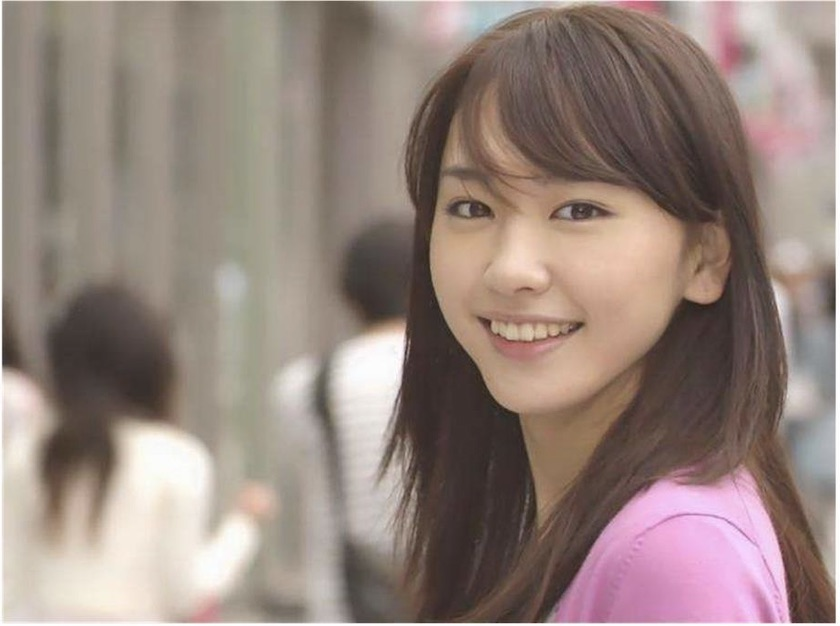
#> input picture YuePan_Project2/raw.jpg, 840 x 626 px, found by its file name
$ python pythonImafingLibrary.py
#> lines starting #> are read from the running program, lines starting #| are printed output that depends on the picture
from PIL import Image

#Example one - basic skills
# open a jpg image
img = Image.open('/Users/nina/Desktop/CPS3320desktop/raw.jpg')
#> img is the input picture: PIL image 840x626 RGB; mean R, G, B 149.9, 133.1, 125.6

#show the original size
print (img.size)
#| (840, 626)

# Reduce the image by 50%
w, h = img.size
#> w = 840; h = 626

img.thumbnail((w//2, h//2))
#> img: PIL image 420x313 RGB


# Save the smaller image
img.save('/Users/nina/Desktop/CPS3320desktop/rawsmall.jpg', 'jpeg')

#show the information of the latest image
print (img.size) # the size of the image
#| (420, 313)
print (img.mode) # the mode of the image
#| RGB
print (img.format)  # the format of the image
#| JPEG

# change the mode to "L" and save it in jpeg mode
print (img.mode)
#| RGB
rgb2xyz = (0.412453,0.357580, 0.180423, 0,0.212671,0.715160, 0.072169, 0,0.019334,0.119193, 0.950227, 0 )
new_img1 = img.convert("L", rgb2xyz)
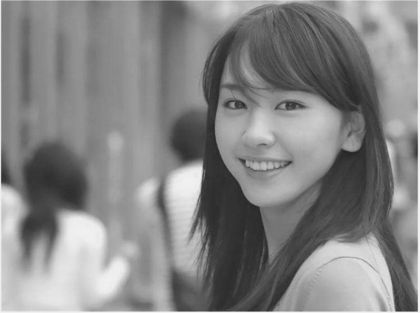
#> new_img1: PIL image 420x313 L; min 37, max 242, mean 132.1
print(new_img1.mode)
#| L
new_img1.show()
new_img1.save('/Users/nina/Desktop/CPS3320desktop/new_img1.jpg', 'jpeg')

# change the mode to "P" and save it in png mode
print (img.mode)
#| RGB
new_img2 = img.convert('P')
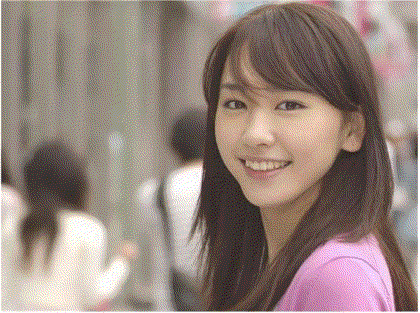
#> new_img2: PIL image 420x313 P; mean R, G, B 149.9, 133.1, 125.6
print(new_img2.mode)
#| P
new_img2.show()
new_img2.save('/Users/nina/Desktop/CPS3320desktop/new_img2.png', 'png')

# Eample 2- Filter & Blend
from PIL import ImageFilter
# Filter an image
imgF = Image.open('/Users/nina/Desktop/CPS3320desktop/raw.jpg')
bluF = imgF.filter(ImageFilter.BLUR)                ##Blur
conF = imgF.filter(ImageFilter.CONTOUR)             ##Find the coutour
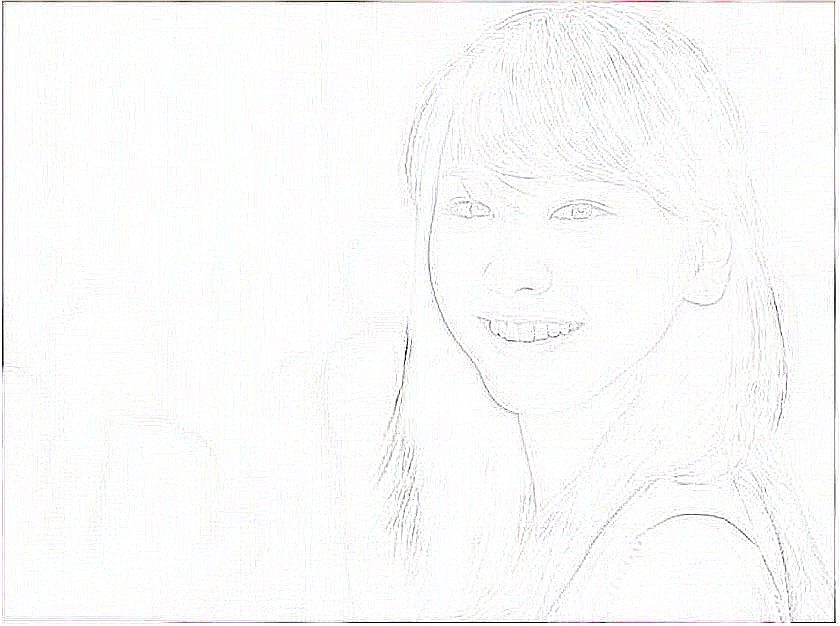
#> conF: PIL image 840x626 RGB; mean R, G, B 250.1, 250.2, 249.9
edgeF = imgF.filter(ImageFilter.FIND_EDGES)         ##Find the edge
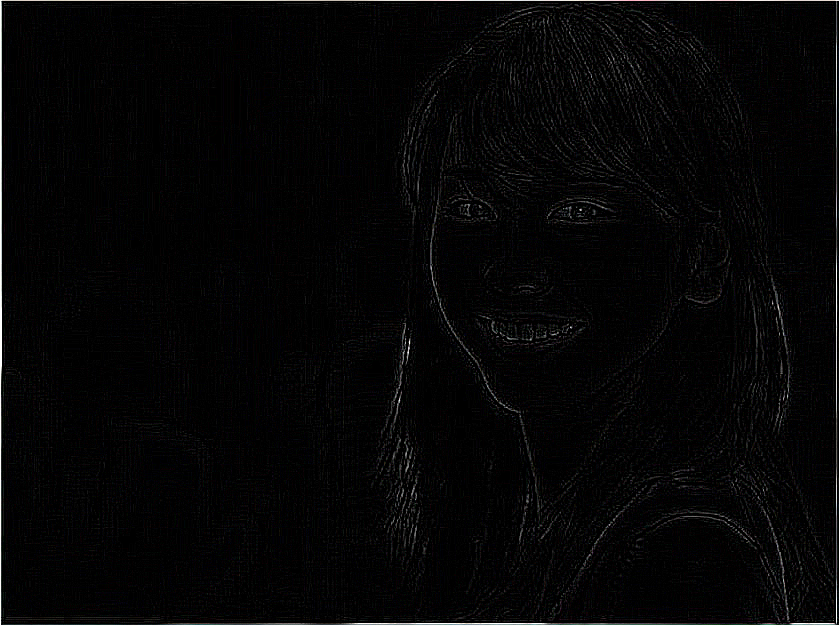
#> edgeF: PIL image 840x626 RGB; mean R, G, B 6, 5.9, 6.1
imgF.show()
bluF.show()
conF.show()
edgeF.show()
# Put all 4 pictures together
F4 = Image.open('/Users/nina/Desktop/CPS3320desktop/filter4.jpeg')
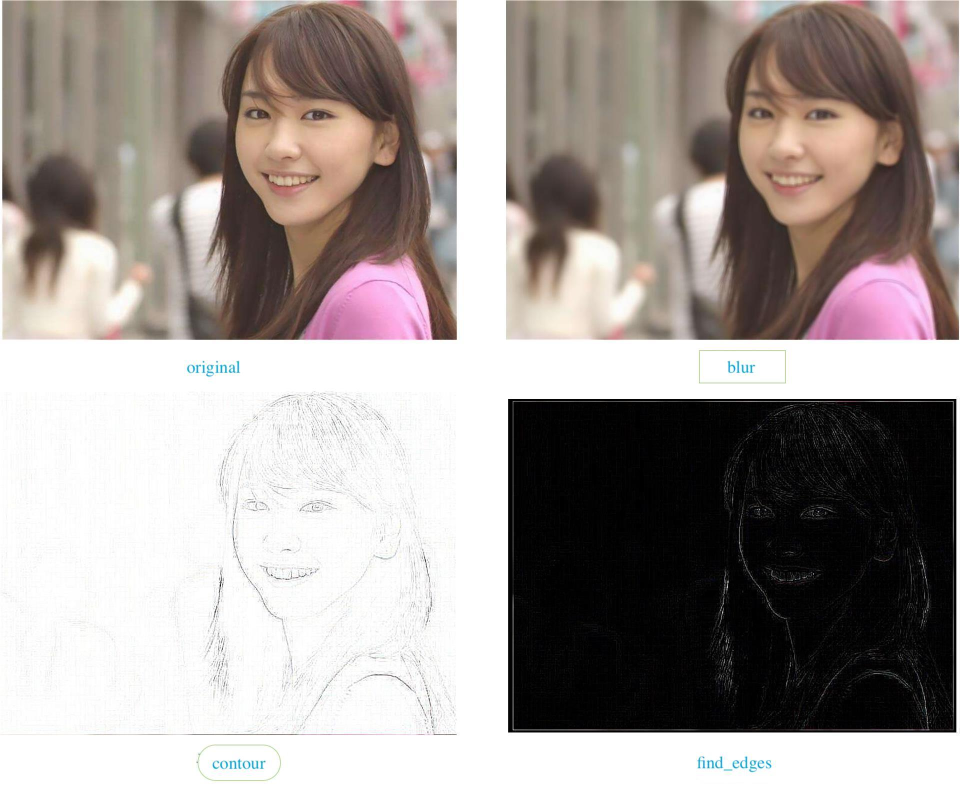
#> input picture YuePan_Project2/filter4.jpeg, 1919 x 1577 px, found by its file name (shown at 1/2 size)
#> F4 is the input picture: PIL image 1919x1577 RGB; mean R, G, B 162.1, 153.9, 150.5
F4.show()


#> (the run stopped early here; a loop or call above may not have finished)
